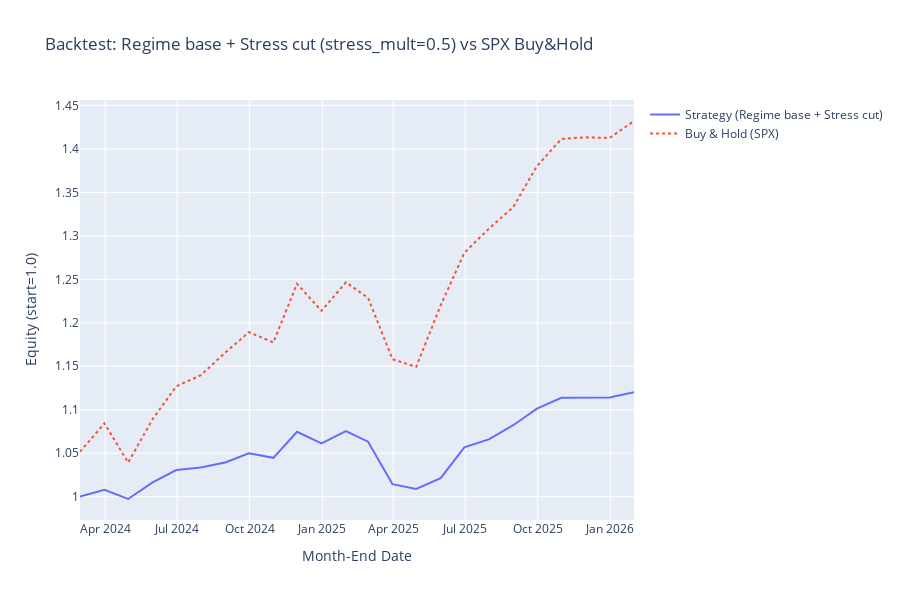

Here is the notebook cell this chart was saved with:
### Code cell
# Backtest (3): Regime base weight + Stress risk-cut, vs Buy&Hold

import pandas as pd
import numpy as np
import yfinance as yf
import plotly.graph_objects as go

# ----------------------------
# 0) Input check
# ----------------------------
if "df" not in locals() or "date" not in df.columns:
    raise RuntimeError("먼저 df를 준비해주세요. df에는 최소 date, regime_id, stress_flag 컬럼이 필요합니다.")

need = {"date", "regime_id", "stress_flag"}
missing = need - set(df.columns)
if missing:
    raise RuntimeError(f"df에 필요한 컬럼이 없습니다: {sorted(list(missing))}")

viz_df = df.copy()
viz_df["date"] = pd.to_datetime(viz_df["date"])
viz_df = viz_df.sort_values("date")

# month-end index
viz_df["date_me"] = viz_df["date"].dt.to_period("M").dt.to_timestamp("M")
viz_df = viz_df.drop_duplicates(subset=["date_me"]).set_index("date_me").sort_index()

# parse stress_flag robustly
stress_bool = viz_df["stress_flag"].astype(str).str.lower().isin(["true", "1", "t", "yes", "y"])

start_me = viz_df.index.min()
end_me = viz_df.index.max()

# ----------------------------
# 1) Fetch SPX daily -> month-end
# ----------------------------
print(f"Fetching SPX (^GSPC) from {start_me.date()} to {end_me.date()}...")
spx = yf.download("^GSPC", start=start_me, end=end_me + pd.Timedelta(days=1), progress=False)
if spx.empty:
    raise RuntimeError("yfinance에서 ^GSPC 데이터를 가져오지 못했습니다.")

if isinstance(spx.columns, pd.MultiIndex):
    spx_close_daily = spx["Close"].iloc[:, 0]
else:
    spx_close_daily = spx["Close"]

spx_close_me = spx_close_daily.resample("M").last()
spx_ret_1m = spx_close_me.pct_change()  # decimal
spx_ret_1m.name = "spx_ret_1m"

# align
idx = viz_df.index.intersection(spx_ret_1m.index)
viz_df = viz_df.loc[idx]
stress_bool = stress_bool.loc[idx]
spx_close_me = spx_close_me.loc[idx]
spx_ret_1m = spx_ret_1m.loc[idx]

# drop first NaN return month
mask = spx_ret_1m.notna()
viz_df = viz_df.loc[mask]
stress_bool = stress_bool.loc[mask]
spx_ret_1m = spx_ret_1m.loc[mask]
spx_close_me = spx_close_me.loc[mask]

# ----------------------------
# 2) Strategy rules
# ----------------------------
# 레짐별 "기본 주식비중" (원하면 여기만 조절하면 됨)
base_weight = {
    1: 0.70,  # Goldilocks
    2: 0.80,  # Reflation
    3: 0.50,  # Stagflation
    4: 0.40,  # Recession
}

# stress일 때 주식비중 축소 배수
stress_mult = 0.50  # 예: 0.5면 절반으로 줄임 (나머지는 현금)

# 월말 신호 → 다음 달에 적용(룩어헤드 방지)
w_eq_raw = viz_df["regime_id"].map(base_weight).astype(float)
w_eq_raw = w_eq_raw.where(~stress_bool, w_eq_raw * stress_mult)
w_eq = w_eq_raw.shift(1)  # next month apply
w_eq = w_eq.fillna(0.0).clip(lower=0.0, upper=1.0)
w_cash = 1.0 - w_eq  # cash return assumed 0% (보수적)

# ----------------------------
# 3) Backtest
# ----------------------------
# Portfolio returns (cash 0%)
port_ret = w_eq * spx_ret_1m
bh_ret = spx_ret_1m.copy()

# equity curves
port_equity = (1.0 + port_ret).cumprod()
bh_equity = (1.0 + bh_ret).cumprod()

# turnover (optional): sum of abs weight changes
turnover = (w_eq.diff().abs()).fillna(0.0)
avg_turnover = turnover.mean()

# ----------------------------
# 4) Stats helpers
# ----------------------------
def max_drawdown(equity: pd.Series) -> float:
    peak = equity.cummax()
    dd = equity / peak - 1.0
    return float(dd.min())

def perf_stats(r: pd.Series, equity: pd.Series) -> dict:
    r = r.dropna()
    if len(r) == 0:
        return {}
    mean_1m = float(r.mean())
    med_1m = float(r.median())
    ann_ret = float((1.0 + mean_1m) ** 12 - 1.0)
    ann_vol = float(r.std(ddof=0) * np.sqrt(12))
    sharpe = float(ann_ret / ann_vol) if ann_vol > 0 else np.nan
    stats = {
        "n_months": int(len(r)),
        "mean_1m": mean_1m,
        "median_1m": med_1m,
        "ann_ret": ann_ret,
        "ann_vol": ann_vol,
        "sharpe": sharpe,
        "max_dd": max_drawdown(equity),
        "worst_1m": float(r.min()),
        "best_1m": float(r.max()),
    }
    return stats

st_port = perf_stats(port_ret, port_equity)
st_bh = perf_stats(bh_ret, bh_equity)

print("\n[Strategy] Regime base + Stress cut")
print(st_port)
print(f"avg_turnover(weight change abs): {avg_turnover:.4f}")

print("\n[Buy&Hold] SPX")
print(st_bh)

# ----------------------------
# 5) Plot
# ----------------------------
fig = go.Figure()

fig.add_trace(go.Scatter(
    x=port_equity.index, y=port_equity,
    name="Strategy (Regime base + Stress cut)",
    line=dict(width=2)
))
fig.add_trace(go.Scatter(
    x=bh_equity.index, y=bh_equity,
    name="Buy & Hold (SPX)",
    line=dict(width=2, dash="dot")
))

# Optional: show equity scale log (toggle)
USE_LOG_Y = False
fig.update_layout(
    title=f"Backtest: Regime base + Stress cut (stress_mult={stress_mult}) vs SPX Buy&Hold",
    xaxis_title="Month-End Date",
    yaxis_title="Equity (start=1.0)",
    hovermode="x unified",
    height=600,
)
if USE_LOG_Y:
    fig.update_yaxes(type="log")

fig.show()

# ----------------------------
# 6) (Optional) Weight plot
# ----------------------------
# Uncomment if you want to see weight dynamics
# fig2 = go.Figure()
# fig2.add_trace(go.Scatter(x=w_eq.index, y=w_eq, name="Equity weight (applied next month)"))
# fig2.update_layout(title="Equity Weight Over Time", xaxis_title="Month-End", yaxis_title="Weight", height=350)
# fig2.show()

### Figure 1 — Plotly figure (JSON) as saved in the notebook; plotly's stock layout.template omitted (floating-point values rounded to 4 significant figures)
{"data": [{"line": {"width": 2}, "name": "Strategy (Regime base + Stress cut)", "type": "scatter", "x": ["2024-02-29T00:00:00.000000000", "2024-03-31T00:00:00.000000000", "2024-04-30T00:00:00.000000000", "2024-05-31T00:00:00.000000000", "2024-06-30T00:00:00.000000000", "2024-07-31T00:00:00.000000000", "2024-08-31T00:00:00.000000000", "2024-09-30T00:00:00.000000000", "2024-10-31T00:00:00.000000000", "2024-11-30T00:00:00.000000000", "2024-12-31T00:00:00.000000000", "2025-01-31T00:00:00.000000000", "2025-02-28T00:00:00.000000000", "2025-03-31T00:00:00.000000000", "2025-04-30T00:00:00.000000000", "2025-05-31T00:00:00.000000000", "2025-06-30T00:00:00.000000000", "2025-07-31T00:00:00.000000000", "2025-08-31T00:00:00.000000000", "2025-09-30T00:00:00.000000000", "2025-10-31T00:00:00.000000000", "2025-11-30T00:00:00.000000000", "2025-12-31T00:00:00.000000000", "2026-01-31T00:00:00.000000000"], "y": [1.0, 1.008, 0.9973, 1.016, 1.031, 1.033, 1.039, 1.05, 1.045, 1.075, 1.061, 1.075, 1.063, 1.014, 1.009, 1.021, 1.057, 1.066, 1.082, 1.101, 1.114, 1.114, 1.114, 1.12]}, {"line": {"dash": "dot", "width": 2}, "name": "Buy & Hold (SPX)", "type": "scatter", "x": ["2024-02-29T00:00:00.000000000", "2024-03-31T00:00:00.000000000", "2024-04-30T00:00:00.000000000", "2024-05-31T00:00:00.000000000", "2024-06-30T00:00:00.000000000", "2024-07-31T00:00:00.000000000", "2024-08-31T00:00:00.000000000", "2024-09-30T00:00:00.000000000", "2024-10-31T00:00:00.000000000", "2024-11-30T00:00:00.000000000", "2024-12-31T00:00:00.000000000", "2025-01-31T00:00:00.000000000", "2025-02-28T00:00:00.000000000", "2025-03-31T00:00:00.000000000", "2025-04-30T00:00:00.000000000", "2025-05-31T00:00:00.000000000", "2025-06-30T00:00:00.000000000", "2025-07-31T00:00:00.000000000", "2025-08-31T00:00:00.000000000", "2025-09-30T00:00:00.000000000", "2025-10-31T00:00:00.000000000", "2025-11-30T00:00:00.000000000", "2025-12-31T00:00:00.000000000", "2026-01-31T00:00:00.000000000"], "y": [1.052, 1.084, 1.039, 1.089, 1.127, 1.14, 1.166, 1.189, 1.177, 1.245, 1.214, 1.247, 1.229, 1.158, 1.149, 1.22, 1.281, 1.308, 1.333, 1.38, 1.412, 1.413, 1.413, 1.432]}], "layout": {"height": 600, "hovermode": "x unified", "title": {"text": "Backtest: Regime base + Stress cut (stress_mult=0.5) vs SPX Buy&Hold"}, "xaxis": {"title": {"text": "Month-End Date"}}, "yaxis": {"title": {"text": "Equity (start=1.0)"}}}}
